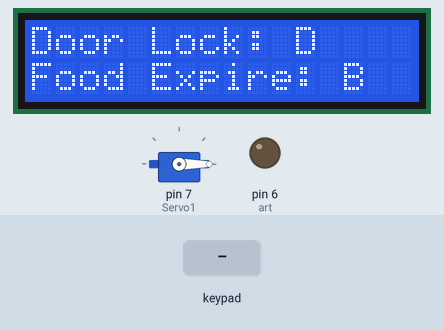
The sketch below on a simulated Arduino Uno, built with avr-gcc and run on an emulated ATmega328P. Parts: 16×2 character LCD, servo, output pins drawn as LEDs (lit = HIGH). Dashed ring = blinking. Inputs (shaded band) come from the test bench. What the sketch prints to the serial monitor is not drawn.

Above: at 1.2 s.
1.3 s: key 'D' pressed
At 3.0 s:
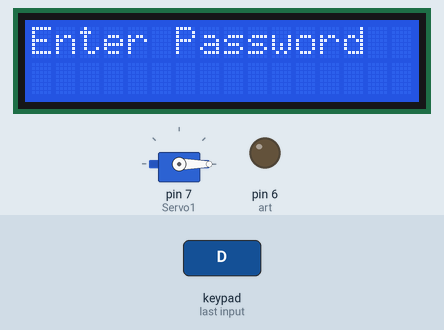
3.5 s: keypad keys 1 2 3 4 A pressed 0.725 s apart
At 6.9 s:
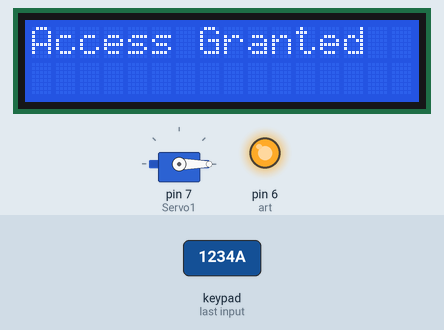
8.6 s: key 'B' pressed
At 11.3 s:
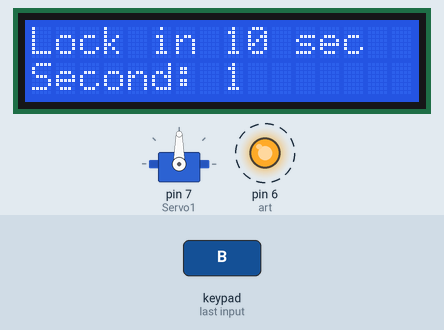
14.6 s: key 'B' pressed
17.6 s: keypad keys 1 2 3 4 # pressed 0.725 s apart
At 23.99 s:
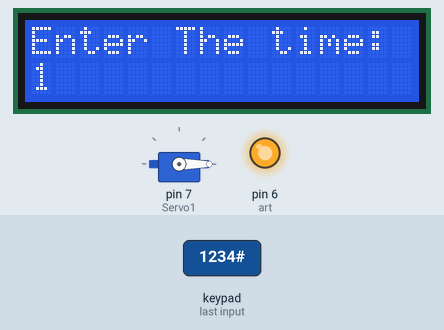
24.2 s: keypad keys 1 2 3 4 * pressed 0.725 s apart
At 27.7 s:
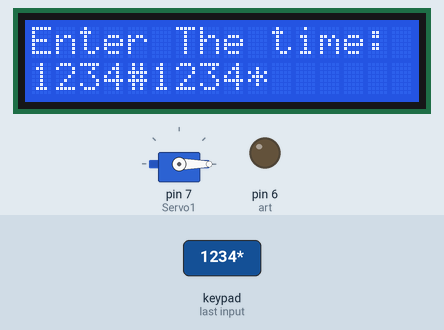
Timing chart, 0 to 29.2 s (numbered marks = the images above; inputs shaded):
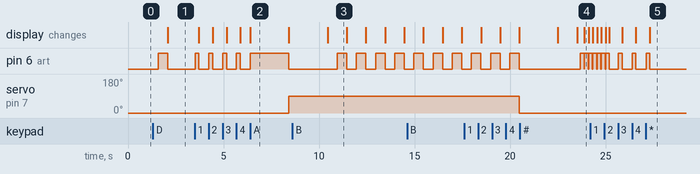

The sketch:

Door_lock.ino
```cpp
#include <Keypad.h>
#include <LiquidCrystal.h>
#include <Servo.h>
#define art 6
const byte ROWS = 4;
const byte COLS = 4;
char hexaKeys[ROWS][COLS] = {
  {'1', '2', '3', 'A'},
  {'4', '5', '6', 'B'},
  {'7', '8', '9', 'C'},
  {'*', '0', '#', 'D'}
};
byte rowPins[ROWS] = {21, 20, 19, 18};
byte colPins[COLS] = {17, 16, 15, 14};
const int rs = 12, en = 11, d4 = 5, d5 = 4, d6 = 3, d7 = 2;
LiquidCrystal lcd(rs, en, d4, d5, d6, d7);
Keypad customKeypad = Keypad( makeKeymap(hexaKeys), rowPins, colPins, ROWS, COLS);
Servo Servo1;
char pass[4] = "1234";
char ipass[16];
char date[16];
int i;
int n = 0, e = 0, x = 0;
int warning = 0;
int q;
void setup() {
  Serial.begin(9600);
  lcd.begin(16, 2);
  Servo1.attach(7);
  Servo1.write(0);
  pinMode(art, OUTPUT);
}
void dooropen() {
  lcd.clear();
  lcd.setCursor(0, 0);
  lcd.print("Door Unlocked");
  Servo1.write(90);
  delay(2000);
}
void doorclose() {
  lcd.clear();
  lcd.setCursor(0, 0);
  lcd.print("Door Locked");
  Servo1.write(0);
  delay(2000);
}
void loop() {
f:
  char customKey = customKeypad.getKey();
  if (customKey == 'D') {
    digitalWrite(art, HIGH);
    delay(500);
    digitalWrite(art, LOW);
w:
clean:
    lcd.clear();
    lcd.setCursor(0, 0);
    lcd.print("Enter Password");
    n = 0;
    i = 0;
    while (1) {
      char customKey = customKeypad.getKey();
      if (customKey) {
        if (customKey == 'A') {
          goto compare;
        }
        else if (customKey == 'C') {

          lcd.setCursor(0, 1);
          lcd.print("Password Clear");
          delay(1000);
          lcd.clear();
          digitalWrite(art, HIGH);
          delay(1000);
          digitalWrite(art, LOW);
          goto clean;
        }
        else if (customKey == 'B') {
          for (int j = 0; j < 10; j++) {
            lcd.setCursor(0, 0);
            lcd.print("Lock in 10 sec");
            lcd.setCursor(0, 1);
            lcd.print("Second: ");
            lcd.print(          j + 1);
            delay(500);
            digitalWrite(art, HIGH);
            delay(500);
            digitalWrite(art, LOW);
          }
          doorclose();
          goto f;
        }
        ipass[i] = customKey;
        i++;
        digitalWrite(art, HIGH);
        delay(200);
        digitalWrite(art, LOW);
        Serial.println(customKey);
        lcd.setCursor(n, 1);
        lcd.print("*");
        n++;

      }
    }
compare: {
      if (pass[0] == ipass[0] && pass[1] == ipass[1] && pass[2] == ipass[2] && pass[3] == ipass[3] && i == 4) {
        warning = 0;
        lcd.clear();
        lcd.setCursor(0, 0);
        lcd.print("Access Granted");
        digitalWrite(art, HIGH);
        delay(2000);
        digitalWrite(art, LOW);
        dooropen();
        i = 0;
        n = 0;
        lcd.clear();
        while (1) {

          lcd.setCursor(0, 0);
          lcd.print("Want To Lock?");
          lcd.setCursor(0, 1);
          lcd.print("Press: B");
          char customKey = customKeypad.getKey();
          if (customKey == 'B') {
            goto l;
          }
        }
l:
        lcd.clear();
        for (int j = 0; j < 10; j++) {
          lcd.setCursor(0, 0);
          lcd.print("Lock in 10 sec");
          lcd.setCursor(0, 1);
          lcd.print("Second: ");
          lcd.setCursor(8, 1);
          lcd.print(j + 1);
          delay(500);
          digitalWrite(art, HIGH);
          delay(500);
          digitalWrite(art, LOW);
        }
        doorclose();
      }
      else {
        lcd.clear();
        lcd.setCursor(0, 0);
        lcd.print("Access Deny");
        lcd.setCursor(0, 1);
        lcd.print("Wrong Password");
        digitalWrite(art, HIGH);
        delay(500);
        digitalWrite(art, LOW);
        delay(500);
        digitalWrite(art, HIGH);
        delay(500);
        digitalWrite(art, LOW);
        delay(500);
        digitalWrite(art, HIGH);
        delay(500);
        digitalWrite(art, LOW);
        warning = warning + 1;
        if (warning == 3) {
          for (int d = 1; d <= 30; d++) {
            warning = 0;
            lcd.clear();
            lcd.setCursor(0, 0);
            lcd.print("Suspend 30 sec.");
            lcd.setCursor(0, 1);
            lcd.print(d);
            delay(1000);
          }
        }
        goto w;
      }
    }
  }
  else if (customKey == 'B') {
    lcd.clear();
    lcd.setCursor(0, 0);
    lcd.print("Enter The time: ");
    n = 0;
    while (1) {
      char customKey = customKeypad.getKey();
      if (customKey) {
        if (customKey == 'A') {
          q = atoi(date);
          goto u;
        }
        date[e] = customKey;
        e++;
        digitalWrite(art, HIGH);
        delay(200);
        digitalWrite(art, LOW);
        Serial.println(customKey);
        lcd.setCursor(n, 1);
        lcd.print(customKey);
        n++;

      }
    }
u:
    for (int h = 1; h < q; h++) {
      lcd.clear();
      lcd.setCursor(0, 0);
      lcd.print(q - h);
      lcd.print("      Sec Left");
      delay(1000);
    }
    lcd.clear();

    lcd.setCursor(0, 0);
    lcd.print("Product Expired");
    digitalWrite(art, LOW);
    delay(500);
    digitalWrite(art, HIGH);
    delay(2000);
    digitalWrite(art, LOW);

  }
  else {
    lcd.clear();
    lcd.setCursor(0, 0);
    lcd.print("Door Lock: D");
    lcd.setCursor(0, 1);
    lcd.print("Food Expire: B");
    delay(500);
  }


}
```

Measured:
- after the input at 1.3 s, pin 6 (art): LOW → HIGH after 0.28 s, → LOW 0.50 s later; the display: changes after 0.79 s (image 1)
- after the input at 3.5 s, pin 6 (art): goes 4 × (HIGH 0.20 s, LOW 0.53 s), HIGH 2.0 s, then LOW, starting at once; servo on pin 7 (Servo1): 0° → 90° after 4.9 s; the display: first changes after 0.21 s (image 2 shows a later state)
- after the input at 8.6 s, pin 6 (art): alternates HIGH for 0.50 s and LOW for 0.50 s, starting after 2.3 s; the display: changes after 1.8 s (image 3)
- what the display in image 2 shows lasts 2.0 s, from 6.4 s to 8.4 s
- what the display in image 3 shows lasts 1.0 s, from 10.4 s to 11.4 s
